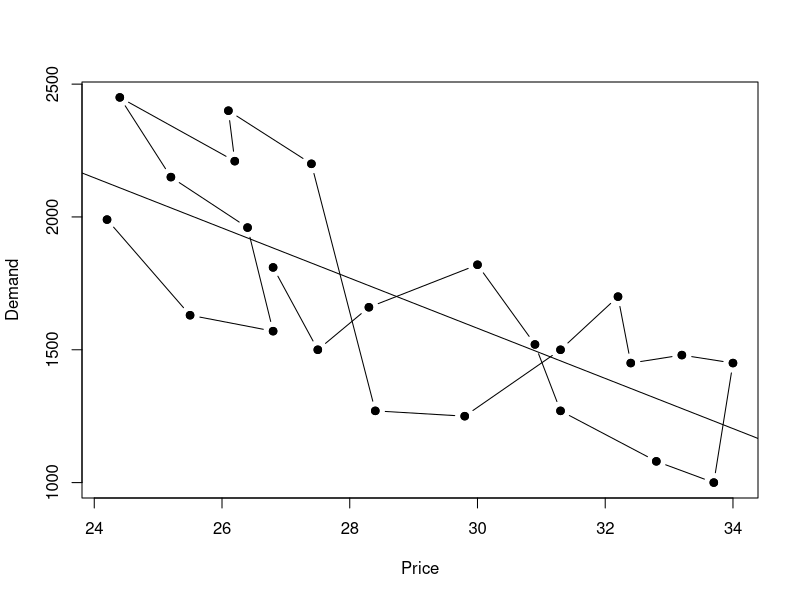
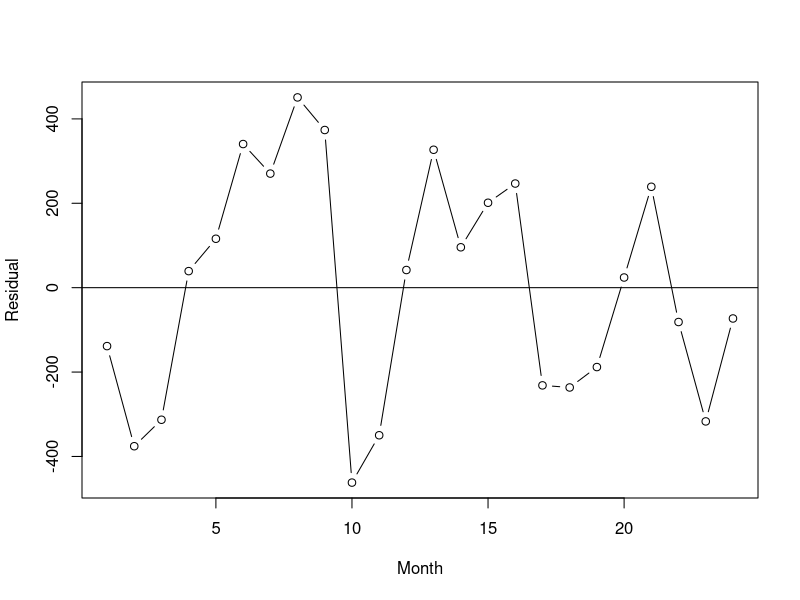
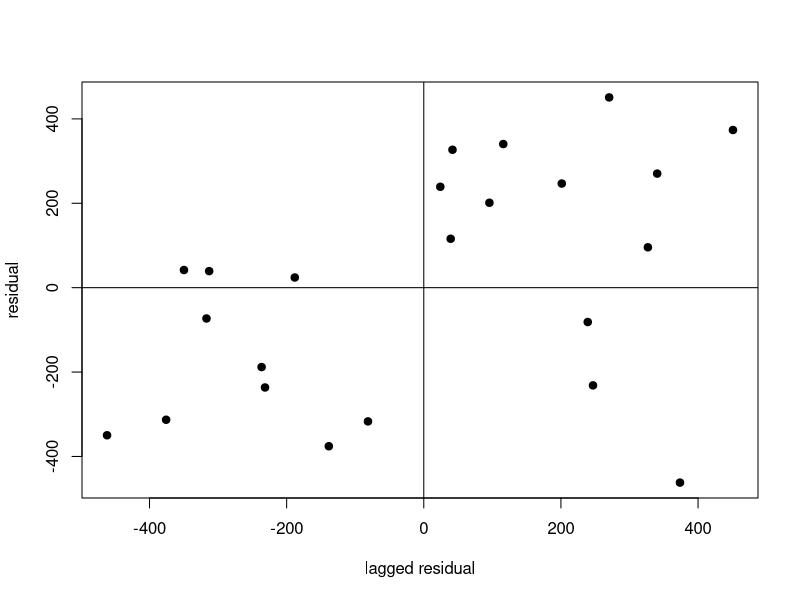

R code for these plots, in order:
# Waterfilter example

# Graphics
preis <- c(24.2,25.5,26.8,26.4,25.2,24.4,26.2,26.1,27.4,28.4,29.8,31.3,32.2,32.4,33.2,34,33.7,32.8,31.3,30.9,30,28.3,27.5,26.8)
absatz <- c(1990,1630,1570,1960,2150,2450,2210,2400,2200,1270,1250,1500,1700,1450,1480,1450,1000,1080,1270,1520,1820,1660,1500,1810)
n <- length(preis)
regr <- lm(absatz~preis)
uhat <- residuals(regr)
plot(preis,absatz,xlab="Price",ylab="Demand",pch=19)
v <- locator(1)
abline(regr)
v <- locator(1)
lines(preis,absatz,type="b")

# Time series of residuals
plot(1:n,uhat,t="b",xlab="Month",ylab="Residual")
abline(h=0)

# Scatterplot
plot(uhat[-n],uhat[-1],xlab="lagged residual",ylab="residual",pch=19)
abline(h=0)
abline(v=0)

# Autokorrelation of residuals
print(summary(lm(uhat[-1]~uhat[-n])))

# Hildreth-Lu
X <- cbind(1,preis)
Y <- absatz
z <- matrix(NA,199,2)
rho0 <- seq(-0.99,0.99,length=199)
for(i in 1:199) {
  P <- diag(n)
  P[1,1] <- sqrt(1-rho0[i]^2)
  for(j in 2:n) P[j,(j-1)] <- -rho0[i]
  P <- P/sqrt(1-rho0[i]^2)
  Ystar <- P%*%Y
  Xstar <- P%*%X
  regr <- lm(Ystar~Xstar-1)
  uhatstar <- residuals(regr)
  z[i,] <- c(rho0[i],sum(uhatstar^2)*(1-rho0[i]^2))
  }
